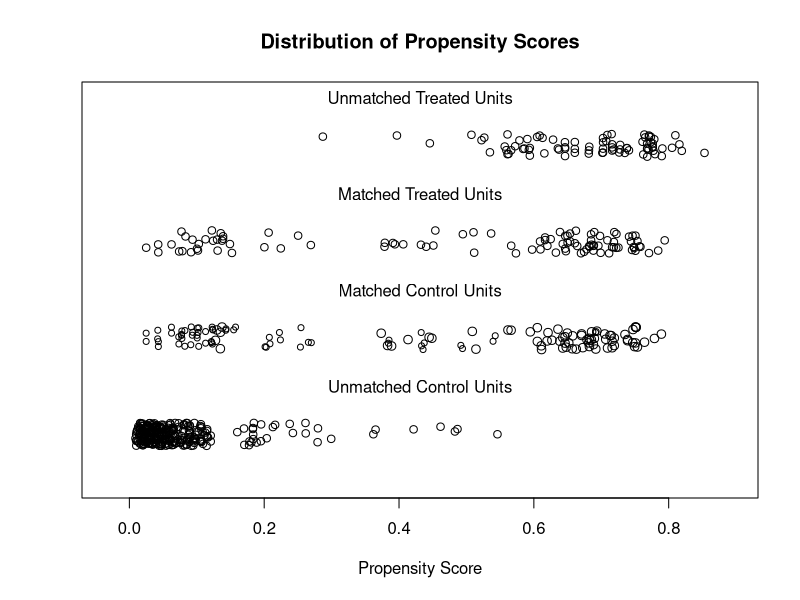
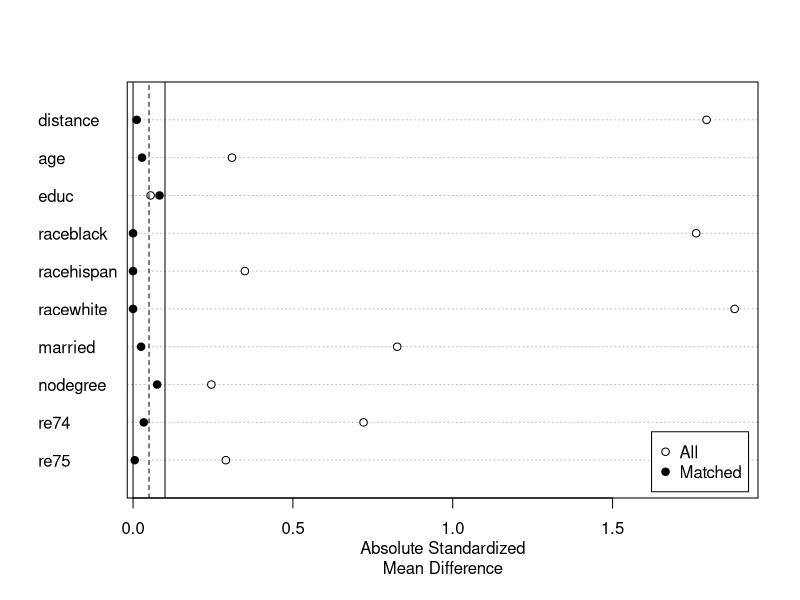

Write R code to recreate these figures, in order.
## ---- chunk 1
knitr::opts_chunk$set(
  collapse = FALSE,
  warning = FALSE,
  message = FALSE,
  tidy = FALSE,
  fig.align='center',
  comment = "#>",
  fig.path = "man/figures/README-",
  R.options = list(width = 200)
)
## ---- chunk 2
library("MatchIt")
data("lalonde", package = "MatchIt")

#Nearest neighbor PS matching with replacement and a caliper
m.out <- matchit(treat ~ age + educ + race + married + nodegree + re74 + re75, 
                 data = lalonde, ratio = 2, caliper = .025)
## ---- chunk 3
m.out
## ---- chunk 4
#Checking for PS overlap
plot(m.out, type = "jitter", interactive = FALSE)
## ---- chunk 5
#Checking balance before and after matching:
summary(m.out)
## ---- chunk 6
#Plot balance
plot(summary(m.out))
